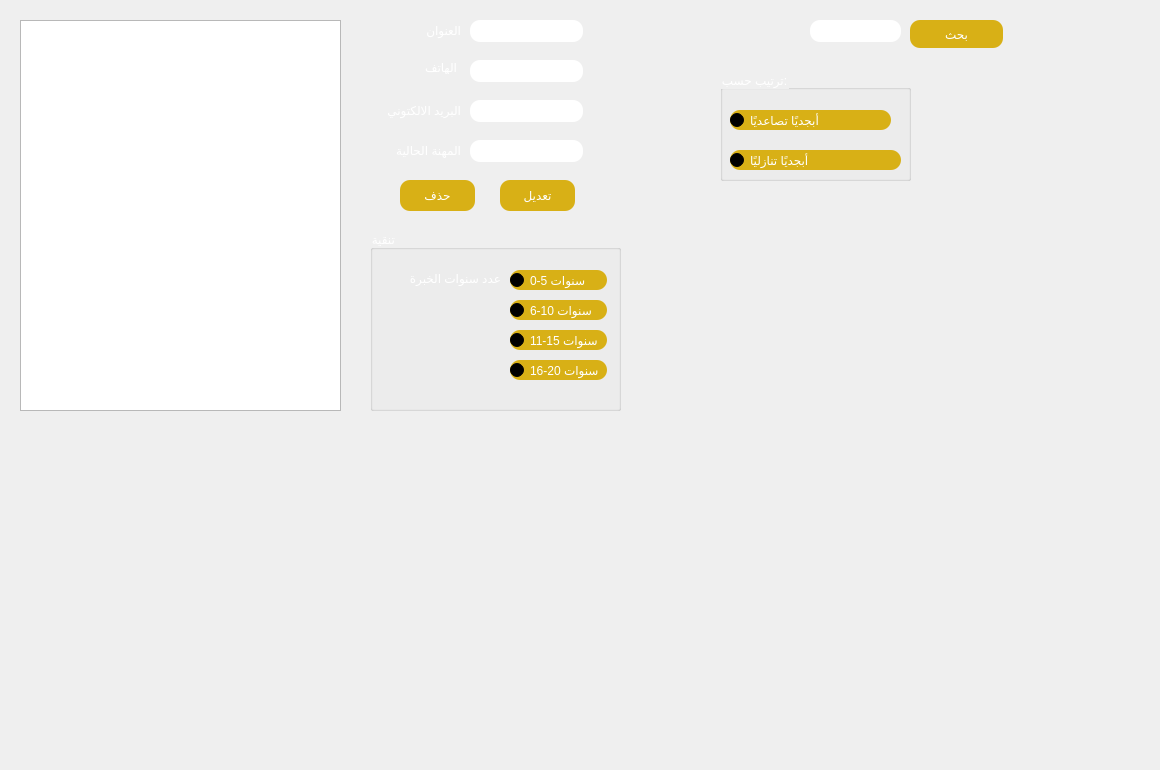
          <widget class="QWidget" name="tab_11">
           <attribute name="title">
            <string>إظهار مرشح </string>
           </attribute>
           <widget class="QTableView" name="tab_candidat_3">
            <property name="geometry">
             <rect>
              <x>20</x>
              <y>20</y>
              <width>321</width>
              <height>391</height>
             </rect>
            </property>
           </widget>
           <widget class="QWidget" name="widget_3" native="true">
            <property name="geometry">
             <rect>
              <x>370</x>
              <y>10</y>
              <width>221</width>
              <height>211</height>
             </rect>
            </property>
            <widget class="QPushButton" name="pushButtonModifier_3">
             <property name="geometry">
              <rect>
               <x>130</x>
               <y>170</y>
               <width>75</width>
               <height>31</height>
              </rect>
             </property>
             <property name="styleSheet">
              <string notr="true">color: rgb(255, 255, 255);
background-color:  QLinearGradient(x1: 0, y1: 0, x2: 0, y2: 1, stop: 0#D8B016, stop: 1 #D8B016);
 border-radius: 10;</string>
             </property>
             <property name="text">
              <string>تعديل</string>
             </property>
            </widget>
            <widget class="QLineEdit" name="adressem_3">
             <property name="geometry">
              <rect>
               <x>100</x>
               <y>10</y>
               <width>113</width>
               <height>22</height>
              </rect>
             </property>
             <property name="styleSheet">
              <string notr="true">border-radius: 10;</string>
             </property>
            </widget>
            <widget class="QLineEdit" name="gsmm_3">
             <property name="geometry">
              <rect>
               <x>100</x>
               <y>50</y>
               <width>113</width>
               <height>22</height>
              </rect>
             </property>
             <property name="styleSheet">
              <string notr="true">border-radius: 10;</string>
             </property>
            </widget>
            <widget class="QLineEdit" name="mailm_3">
             <property name="geometry">
              <rect>
               <x>100</x>
               <y>90</y>
               <width>113</width>
               <height>22</height>
              </rect>
             </property>
             <property name="styleSheet">
              <string notr="true">border-radius: 10;</string>
             </property>
            </widget>
            <widget class="QLineEdit" name="postem_3">
             <property name="geometry">
              <rect>
               <x>100</x>
               <y>130</y>
               <width>113</width>
               <height>22</height>
              </rect>
             </property>
             <property name="styleSheet">
              <string notr="true">border-radius: 10;</string>
             </property>
            </widget>
            <widget class="QLabel" name="label_56">
             <property name="geometry">
              <rect>
               <x>10</x>
               <y>0</y>
               <width>81</width>
               <height>41</height>
              </rect>
             </property>
             <property name="styleSheet">
              <string notr="true">color: rgb(255, 255, 255);
</string>
             </property>
             <property name="text">
              <string>العنوان</string>
             </property>
            </widget>
            <widget class="QLabel" name="label_57">
             <property name="geometry">
              <rect>
               <x>40</x>
               <y>50</y>
               <width>47</width>
               <height>14</height>
              </rect>
             </property>
             <property name="styleSheet">
              <string notr="true">color: rgb(255, 255, 255);
</string>
             </property>
             <property name="text">
              <string>الهاتف</string>
             </property>
            </widget>
            <widget class="QLabel" name="label_58">
             <property name="geometry">
              <rect>
               <x>0</x>
               <y>130</y>
               <width>91</width>
               <height>20</height>
              </rect>
             </property>
             <property name="styleSheet">
              <string notr="true">color: rgb(255, 255, 255);
</string>
             </property>
             <property name="text">
              <string>المهنة الحالية</string>
             </property>
            </widget>
            <widget class="QLabel" name="label_59">
             <property name="geometry">
              <rect>
               <x>0</x>
               <y>90</y>
               <width>91</width>
               <height>20</height>
              </rect>
             </property>
             <property name="styleSheet">
              <string notr="true">color: rgb(255, 255, 255);
</string>
             </property>
             <property name="text">
              <string>البريد الالكتوني </string>
             </property>
            </widget>
            <widget class="QPushButton" name="pushButtonSupprimer_3">
             <property name="geometry">
              <rect>
               <x>30</x>
               <y>170</y>
               <width>75</width>
               <height>31</height>
              </rect>
             </property>
             <property name="styleSheet">
              <string notr="true">color: rgb(255, 255, 255);
background-color:  QLinearGradient(x1: 0, y1: 0, x2: 0, y2: 1, stop: 0#D8B016, stop: 1 #D8B016);
 border-radius: 10;</string>
             </property>
             <property name="text">
              <string>حذف</string>
             </property>
            </widget>
           </widget>
           <widget class="QPushButton" name="pushButtonChercher_3">
            <property name="geometry">
             <rect>
              <x>910</x>
              <y>20</y>
              <width>93</width>
              <height>28</height>
             </rect>
            </property>
            <property name="styleSheet">
             <string notr="true">color: rgb(255, 255, 255);
background-color:  QLinearGradient(x1: 0, y1: 0, x2: 0, y2: 1, stop: 0#D8B016, stop: 1 #D8B016);
 border-radius: 10;</string>
            </property>
            <property name="text">
             <string>بحث</string>
            </property>
           </widget>
           <widget class="QLineEdit" name="chercher_3">
            <property name="geometry">
             <rect>
              <x>810</x>
              <y>20</y>
              <width>91</width>
              <height>22</height>
             </rect>
            </property>
            <property name="styleSheet">
             <string notr="true">border-radius: 10;</string>
            </property>
           </widget>
           <widget class="QGroupBox" name="groupBox_8">
            <property name="geometry">
             <rect>
              <x>720</x>
              <y>70</y>
              <width>191</width>
              <height>111</height>
             </rect>
            </property>
            <property name="styleSheet">
             <string notr="true">color: rgb(255, 255, 255);
</string>
            </property>
            <property name="title">
             <string>ترتيب حسب:</string>
            </property>
            <widget class="QRadioButton" name="radioButton_croissant_3">
             <property name="geometry">
              <rect>
               <x>10</x>
               <y>40</y>
               <width>161</width>
               <height>20</height>
              </rect>
             </property>
             <property name="styleSheet">
              <string notr="true">color: rgb(255, 255, 255);
background-color:  QLinearGradient(x1: 0, y1: 0, x2: 0, y2: 1, stop: 0#D8B016, stop: 1 #D8B016);
 border-radius: 10;</string>
             </property>
             <property name="text">
              <string>أبجديًا تصاعديًا</string>
             </property>
            </widget>
            <widget class="QRadioButton" name="radioButton_dcroissant_3">
             <property name="geometry">
              <rect>
               <x>10</x>
               <y>80</y>
               <width>171</width>
               <height>20</height>
              </rect>
             </property>
             <property name="styleSheet">
              <string notr="true">color: rgb(255, 255, 255);
background-color:  QLinearGradient(x1: 0, y1: 0, x2: 0, y2: 1, stop: 0#D8B016, stop: 1 #D8B016);
 border-radius: 10;</string>
             </property>
             <property name="text">
              <string>أبجديًا تنازليًا</string>
             </property>
            </widget>
           </widget>
           <widget class="QGroupBox" name="groupBox_9">
            <property name="geometry">
             <rect>
              <x>370</x>
              <y>230</y>
              <width>251</width>
              <height>181</height>
             </rect>
            </property>
            <property name="styleSheet">
             <string notr="true">color: rgb(255, 255, 255);
</string>
            </property>
            <property name="title">
             <string>تنقية </string>
            </property>
            <widget class="QLabel" name="label_60">
             <property name="geometry">
              <rect>
               <x>20</x>
               <y>40</y>
               <width>111</width>
               <height>16</height>
              </rect>
             </property>
             <property name="text">
              <string>عدد سنوات الخبرة</string>
             </property>
            </widget>
            <widget class="QRadioButton" name="radioButton_9">
             <property name="geometry">
              <rect>
               <x>140</x>
               <y>70</y>
               <width>97</width>
               <height>20</height>
              </rect>
             </property>
             <property name="styleSheet">
              <string notr="true">color: rgb(255, 255, 255);
background-color:  QLinearGradient(x1: 0, y1: 0, x2: 0, y2: 1, stop: 0#D8B016, stop: 1 #D8B016);
 border-radius: 10;</string>
             </property>
             <property name="text">
              <string>6-10 سنوات</string>
             </property>
            </widget>
            <widget class="QRadioButton" name="radioButton_10">
             <property name="geometry">
              <rect>
               <x>140</x>
               <y>100</y>
               <width>97</width>
               <height>20</height>
              </rect>
             </property>
             <property name="styleSheet">
              <string notr="true">color: rgb(255, 255, 255);
background-color:  QLinearGradient(x1: 0, y1: 0, x2: 0, y2: 1, stop: 0#D8B016, stop: 1 #D8B016);
 border-radius: 10;</string>
             </property>
             <property name="text">
              <string>11-15 سنوات</string>
             </property>
            </widget>
            <widget class="QRadioButton" name="radioButton_11">
             <property name="geometry">
              <rect>
               <x>140</x>
               <y>130</y>
               <width>97</width>
               <height>20</height>
              </rect>
             </property>
             <property name="styleSheet">
              <string notr="true">color: rgb(255, 255, 255);
background-color:  QLinearGradient(x1: 0, y1: 0, x2: 0, y2: 1, stop: 0#D8B016, stop: 1 #D8B016);
 border-radius: 10;</string>
             </property>
             <property name="text">
              <string>16-20 سنوات</string>
             </property>
            </widget>
            <widget class="QRadioButton" name="radioButton_12">
             <property name="geometry">
              <rect>
               <x>140</x>
               <y>40</y>
               <width>97</width>
               <height>20</height>
              </rect>
             </property>
             <property name="styleSheet">
              <string notr="true">color: rgb(255, 255, 255);
background-color:  QLinearGradient(x1: 0, y1: 0, x2: 0, y2: 1, stop: 0#D8B016, stop: 1 #D8B016);
 border-radius: 10;</string>
             </property>
             <property name="text">
              <string>0-5 سنوات</string>
             </property>
            </widget>
           </widget>
           <widget class="QLabel" name="graph_40">
            <property name="geometry">
             <rect>
              <x>0</x>
              <y>0</y>
              <width>1151</width>
              <height>761</height>
             </rect>
            </property>
            <property name="text">
             <string/>
            </property>
            <property name="pixmap">
             <pixmap>../../../Downloads/Untitled-1 copy.png</pixmap>
            </property>
           </widget>
           <zorder>graph_40</zorder>
           <zorder>tab_candidat_3</zorder>
           <zorder>widget_3</zorder>
           <zorder>pushButtonChercher_3</zorder>
           <zorder>chercher_3</zorder>
           <zorder>groupBox_8</zorder>
           <zorder>groupBox_9</zorder>
          </widget>
